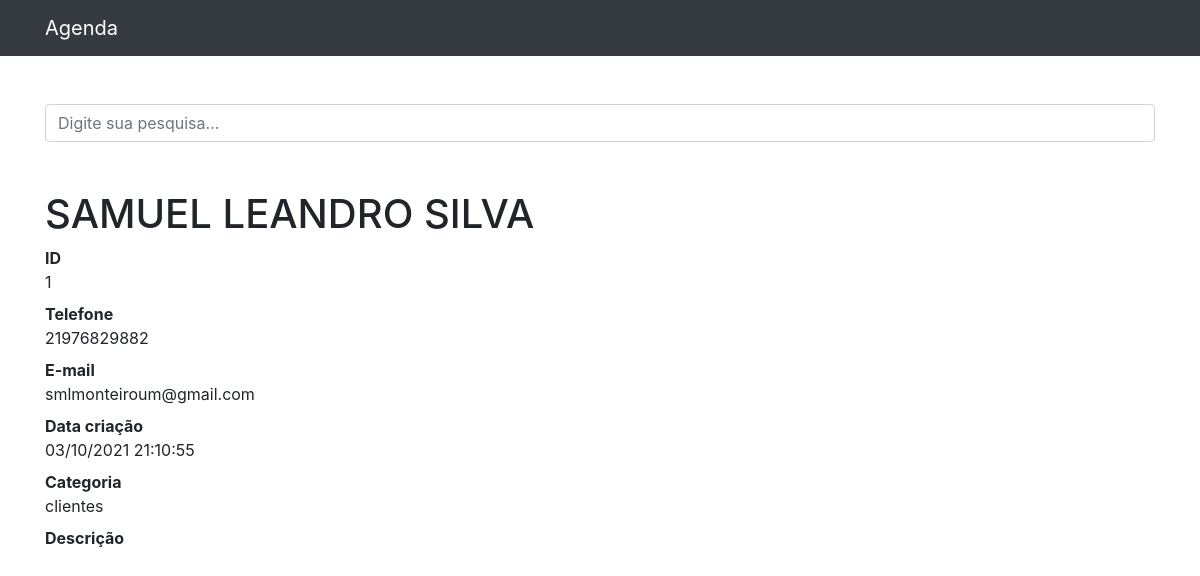
The page /1 on the database its author committed.
### contatos/models.py (models this page shows, shortened)
class Contato (models.Model):
    nome = models.CharField(max_length=150)
    sobrenome = models.CharField(max_length=255, blank=True)
    telefone = models.CharField(max_length=255)
    email = models.CharField(max_length=255, blank=True)
    data_criacao = models.DateTimeField(default=timezone.now)
    descricao = models.TextField(blank=True)
    categoria = models.ForeignKey(Categoria, on_delete= DO_NOTHING)
    mostrar = models.BooleanField(default=True)

class Categoria (models.Model):
    nome = models.CharField(max_length=150)
    def __str__(self):
        return self.nome

### contatos/views.py (the view)
# urls.py: path('<int:contato_id>', views.ver_contato,  name='ver_contato'),
def ver_contato(request, contato_id):
	contato = get_object_or_404(Contato, id=contato_id)
	if not contato.mostrar:
		raise Http404()
	return render(request, 'contatos/ver_contato.html',{
		'contato': contato
	})

### contatos/templates/contatos/ver_contato.html (shortened to what this page needs)
{% extends 'base.html' %}
{% block conteudo %}
<h1 class="mt-5">{{ contato.nome }} {{ contato.sobrenome }}</h1>
<dl>
  <dt>ID</dt>
  <dd>{{ contato.id }}</dd>
  <dt>Telefone</dt>
  <dd>{{ contato.telefone }}</dd>
  <dt>E-mail</dt>
  <dd>{{ contato.email }}</dd>
  <dt>Data criação</dt>
  <dd>{{ contato.data_criacao| date:'d/m/Y H:m:s' }}</dd>
  <dt>Categoria</dt>
  <dd>{{ contato.categoria }}</dd>
  <dt>Descrição</dt>
</dl>
{% endblock %}

### rows shown on the page
Contato: nome "SAMUEL LEANDRO", sobrenome "SILVA", id "1", telefone "21976829882", email "smlmonteiroum@gmail.com", data_criacao "03/10/2021 21:10:55", categoria "clientes"
